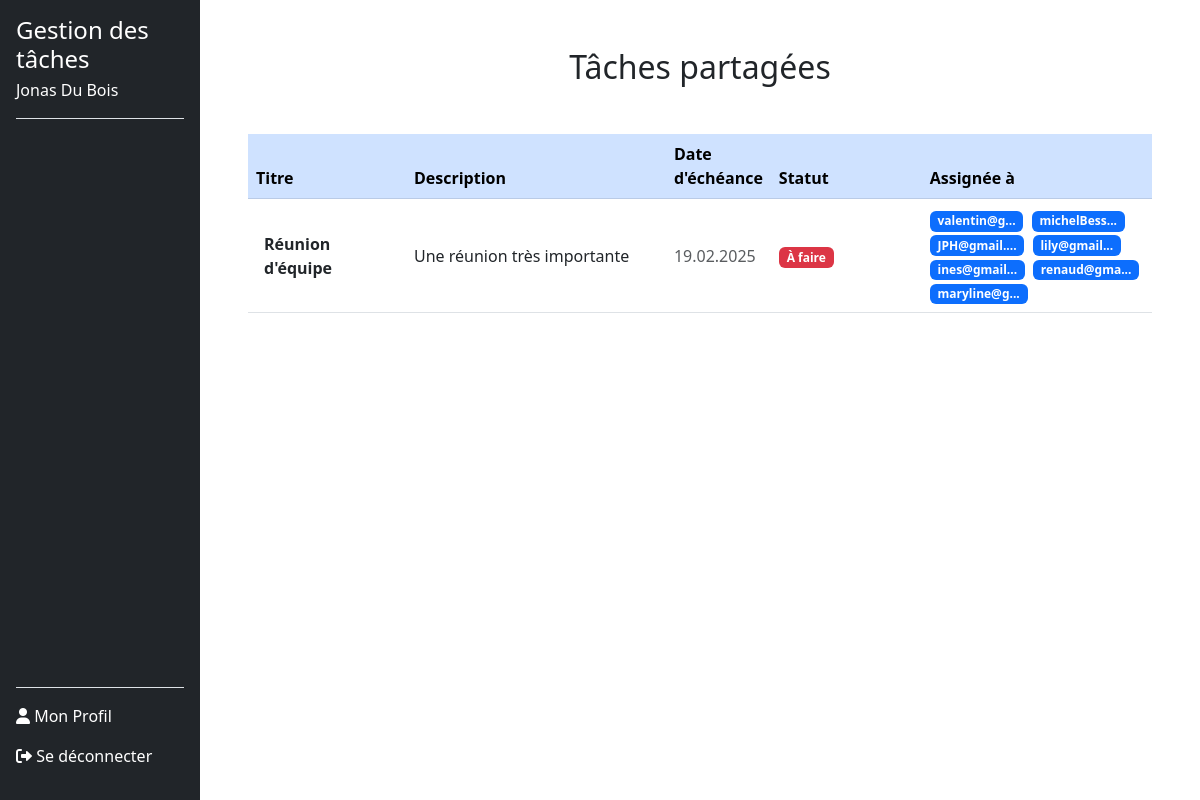
/taches_partage.php (signed in), run on the app's committed database.
### tables this page shows
CREATE TABLE users (
        id INTEGER PRIMARY KEY AUTOINCREMENT,
        nom VARCHAR(120) NOT NULL,
        prenom VARCHAR(120) NOT NULL,
        email VARCHAR(120) NOT NULL UNIQUE,
        noTel VARCHAR(20) NOT NULL UNIQUE,
        motDePasse VARCHAR(255) NOT NULL,
        token VARCHAR(255) DEFAULT NULL,
        is_confirmed BOOLEAN DEFAULT 0
    );

CREATE TABLE tasks (
        id INTEGER PRIMARY KEY AUTOINCREMENT,
        userId INTEGER NOT NULL,
        titre TEXT NOT NULL,
        description TEXT DEFAULT NULL,
        dateEcheance DATE DEFAULT NULL,
        statut TEXT CHECK(statut IN ('a_faire', 'en_cours', 'termine')) DEFAULT 'a_faire',
        createdAt TIMESTAMP DEFAULT CURRENT_TIMESTAMP, 
        FOREIGN KEY (userId) REFERENCES users(id) ON DELETE CASCADE
    );

### src/dbManager/DbManagerCRUD.php (called while the page is built, shortened)
<?php
class DbManagerCRUD implements I_ApiCRUD
{
    private $db;
    public function __construct()
    {
        $config = parse_ini_file(__DIR__ . '/../config/db.ini');
        $dsn = $config['dsn'];
        $username = $config['username'];
        $password = $config['password'];
        $this->db = new \PDO($dsn, $username, $password);
    }
    public function rendPersonnes(string $email): array
    {
        $sql = "SELECT * FROM users WHERE email = :email;";
        $stmt = $this->db->prepare($sql);
        $stmt->bindParam(':email', $email, \PDO::PARAM_STR);
        try {
            $stmt->execute();
            $donnees = $stmt->fetchAll(\PDO::FETCH_ASSOC);
            $tabUsers = [];
            foreach ($donnees as $donneesUser) {
                $user = new Users(
                    $donneesUser["prenom"],
                    $donneesUser["nom"],
                    $donneesUser["email"],
                    $donneesUser["noTel"],
                    $donneesUser["motDePasse"],
                    $donneesUser["id"]
                );
                $tabUsers[] = $user;
            }
            return $tabUsers;
        } catch (\PDOException $e) {
            error_log("Erreur lors de la récupération des utilisateurs : " . $e->getMessage());
            return [];
        }
    }
    public function getTasksSharedByUserId(int $userId): array
    {
        try {
            $stmt = $this->db->prepare("
            SELECT
                t.*,
                GROUP_CONCAT(u.email) AS shared_user_names
            FROM tasks t
            JOIN task_users tu ON t.id = tu.taskId
            JOIN users u ON tu.userId = u.id
            WHERE t.id IN (
                SELECT taskId
                FROM task_users
                GROUP BY taskId
                HAVING COUNT(DISTINCT userId) > 1
            )
            AND t.id IN (
                SELECT taskId
                FROM task_users
                WHERE userId = :userId
            )
            GROUP BY t.id
        ");
            $stmt->bindValue(':userId', $userId, \PDO::PARAM_INT);
            $stmt->execute();
            $tasks = [];
            while ($taskData = $stmt->fetch(\PDO::FETCH_ASSOC)) {
                $tasks[] = [
                    'titre' => $taskData['titre'],
                    'description' => $taskData['description'],
                    'dateEcheance' => $taskData['dateEcheance'],
                    'statut' => $taskData['statut'],
                    'shared_user_names' => $taskData['shared_user_names']
                ];
            }
            return $tasks;
        } catch (\PDOException $e) {
            error_log('Erreur dans getTasksSharedByUserId : ' . $e->getMessage());
            throw new \Exception('Erreur lors de la récupération des tâches partagées : ' . $e->getMessage());
        }
    }
}

### Includes/functions.php (called while the page is built, shortened)
<?php
function getUserByEmail($email, $dbManager) {
    $userInfoArray = $dbManager->rendPersonnes($email);
    return !empty($userInfoArray) ? $userInfoArray[0] : null;
}
function getStatusBadgeClass(string $statut): string
{
    $badgeClasses = [
        'À faire' => 'bg-danger',
        'En cours' => 'bg-warning',
        'Terminé' => 'bg-success',
    ];
    return $badgeClasses[$statut] ?? 'bg-secondary';
}
?>

### src/dbManager/Users.php (called while the page is built, shortened)
<?php
class Users {
    private $id;
    private $nom;
    private $prenom;
    public function __construct(string $prenom, string $nom, string $email, string $noTel, string $motDePasse ,int $id = 0) {
        $this->prenom = $prenom;
        $this->nom = $nom;
        $this->id = $id;
    }
    public function rendId(): int {
        return (int)$this->id;
    }
    public function rendPrenom(): string {
        return $this->prenom;
    }
    public function rendNom(): string {
        return $this->nom;
    }
}

### taches_partage.php (the view, shortened to what this page needs)
<?php
require_once 'includes/functions.php';
$dbManager = new DbManagerCRUD();
$email = $_SESSION['email_user'];
$userInfo = getUserByEmail($email, $dbManager);
$userId = $userInfo->rendId();
$tachepartager = $dbManager->getTasksSharedByUserId($userId);
function formatTaskData($task)
{
    $task['dateEcheance'] = formatDateEcheance($task['dateEcheance']);
    $task['statut'] = formatStatut($task['statut']);
    return $task;
}
function formatDateEcheance($dateEcheance)
{
    if ($dateEcheance) {
        $d = DateTime::createFromFormat('Y-m-d', $dateEcheance);
        return $d ? $d->format('d.m.Y') : null;
    }
    return null;
}
function formatStatut($statut)
{
    $statutTraduction = [
        'a_faire' => 'À faire',
        'en_cours' => 'En cours',
        'termine' => 'Terminé',
    ];
    return $statutTraduction[$statut] ?? 'Inconnu';
}
$tachepartager = array_map('formatTaskData', $tachepartager);
?>
<!DOCTYPE html>
<html lang="fr">
<head>
    <link href="https://cdn.jsdelivr.net/npm/bootstrap@5.3.0-alpha3/dist/css/bootstrap.min.css" rel="stylesheet">
    <link href="style/styleSheet.css" rel="stylesheet">
</head>
<body>
    <div class="d-flex">
        <?php include 'includes/sidebar.php'; ?>
        <div class="main-content ms-auto col-md-9 col-lg-10 p-5">
            <h2 class="text-center mb-4">Tâches partagées</h2>
            <?php if (empty($tachepartager)): ?>
                <div class="alert alert-info mt-4" role="alert">
                    <p>Aucune tâche partagée pour le moment.</p>
                </div>
            <?php else: ?>
                <div class="table-responsive pt-4">
                    <table class="table table-hover align-middle">
                        <thead class="table-primary">
                            <tr>
                                <th scope="col" style="width: 20%">Titre</th>
                                <th scope="col" style="width: 30%">Description</th>
                                <th scope="col">Date d'échéance</th>
                                <th scope="col" style="width: 20%">Statut</th>
                                <th scope="col" style="width: 40%">Assignée à</th>
                            </tr>
                        </thead>
                        <tbody>
                            <?php foreach ($tachepartager as $task): ?>
                                <tr>
                                    <td class="fw-bold text-dark p-3"><?php echo htmlspecialchars($task['titre']); ?></td>
                                    <td class="text-truncate" style="max-width: 300px;">
                                        <?php echo htmlspecialchars($task['description']); ?>
                                    </td>
                                    <td class="text-muted"><?php echo htmlspecialchars($task['dateEcheance']); ?></td>
                                    <td>
                                        <span class="badge <?php echo getStatusBadgeClass($task['statut']); ?> me-1">
                                            <?php echo htmlspecialchars($task['statut']); ?>
                                        </span>
                                    </td>
                                    <td>
                                        <?php
                                        $sharedUsers = explode(',', $task['shared_user_names']);
                                        foreach ($sharedUsers as $userEmailFromTask):
                                            if ($_SESSION['email_user'] === $userEmailFromTask) {
                                                continue;
                                            }
                                        ?>
                                            <span class="badge bg-primary me-1" data-bs-toggle="tooltip"
                                                title="<?php echo htmlspecialchars($userEmailFromTask); ?>">
                                                <?php echo htmlspecialchars(strlen($userEmailFromTask) > 10 ? substr($userEmailFromTask, 0, 10) . '...' : $userEmailFromTask); ?>
                                            </span>
                                        <?php endforeach; ?>
                                    </td>
                                </tr>
                            <?php endforeach; ?>
                        </tbody>
                    </table>
                </div>
            <?php endif; ?>
        </div>
    </div>
</body>
</html>

### Includes/sidebar.php (shortened to what this page needs)
<?php
$email = $_SESSION['email_user'];
$dbManager = new DbManagerCRUD();
$users = $dbManager->rendPersonnes($email);
if (!empty($users)) {
    $user = $users[0];
    $userName = $user->rendPrenom() . ' ' . $user->rendNom();
} else {
    $userName = 'Utilisateur inconnu';
}
?>
<link href="https://cdnjs.cloudflare.com/ajax/libs/font-awesome/6.0.0-beta3/css/all.min.css" rel="stylesheet">
<div class="col-md-3 col-lg-2 bg-dark text-white sidebar position-fixed vh-100 d-flex flex-column p-3">
    <div class="border-bottom">
        <h4 class="mb-0">Gestion des tâches</h4>
        <p class="mt-1"><?= htmlspecialchars($userName) ?></p>
    </div>
    <ul class="nav nav-pills flex-column mb-auto pt-3">
    </ul>
    <div class="mt-auto border-top pt-3">
        <a href="profile.php" class="nav-link text-white pb-3<?= basename($_SERVER['PHP_SELF']) == 'profile.php' ? ' active' : '' ?>">
            <i class="fas fa-user"></i> Mon Profil
        </a>
        <a href="logout.php" class="nav-link text-white pb-3">
            <i class="fas fa-sign-out-alt"></i> Se déconnecter
        </a>
    </div>
</div>

### data on the page
users: userName "Jonas Du Bois"
tasks: titre "Réunion d'équipe", description "Une réunion très importante", dateEcheance "19.02.2025", statut "À faire", userEmailFromTask "valentin@g...", userEmailFromTask "michelBess...", userEmailFromTask "JPH@gmail....", userEmailFromTask "lily@gmail...", userEmailFromTask "ines@gmail...", userEmailFromTask "renaud@gma...", userEmailFromTask "maryline@g..."
